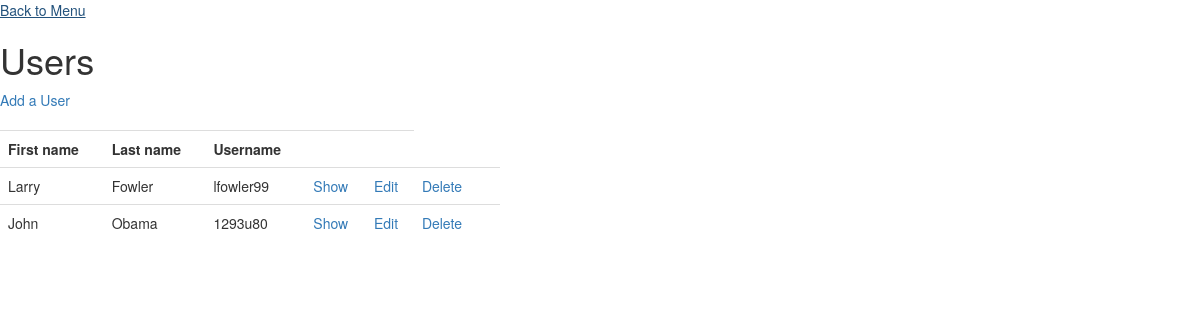
The app's page /public/staff/users/index.php with its own data.
### tables this page shows
CREATE TABLE `users` (
  `id` int(11) NOT NULL,
  `first_name` varchar(255) DEFAULT NULL,
  `last_name` varchar(255) DEFAULT NULL,
  `email` varchar(255) DEFAULT NULL,
  `username` varchar(255) DEFAULT NULL,
  `created_at` datetime DEFAULT NULL
);

### private/query_functions.php (called while the page is built, shortened)
<?php
  function find_all_users() {
    global $db;
    $sql = "SELECT * FROM users ";
    $sql .= "ORDER BY last_name ASC, first_name ASC;";
    $users_result = db_query($db, $sql);
    return $users_result;
  }
?>

### private/database.php (called while the page is built, shortened)
<?php
  function db_query($connection, $sql) {
    $result_set = mysqli_query($connection, $sql);
    return $result_set;
  }
  function db_fetch_assoc($result_set) {
    return mysqli_fetch_assoc($result_set);
  }
?>

### public/staff/users/index.php (the view, shortened to what this page needs)
<?php include(SHARED_PATH . '/header.php'); ?>
<div id="main-content">
  <a href="../index.php">Back to Menu</a><br />
  <h1>Users</h1>
  <a href="new.php">Add a User</a><br />
  <br />
  <?php
    $users_result = find_all_users();
    echo "<table id=\"users\" style=\"width: 500px;\" class =\"table table-sm\">";
    echo "<tr>";
    echo "<th>First name</th>";
    echo "<th>Last name</th>";
    echo "<th>Username</th>";
    echo "<th></th>";
    echo "<th></th>";
    echo "</tr>";
    while($user = db_fetch_assoc($users_result)) {
      echo "<tr>";
      echo "<td>" . $user['first_name'] . "</td>";
      echo "<td>" . $user['last_name'] . "</td>";
      echo "<td>" . $user['username'] . "</td>";
      echo "<td>";
      echo "<a href=\"show.php?id=" . $user['id'] . "\">Show</a>";
      echo "</td>";
      echo "<td>";
      echo "<a href=\"edit.php?id=" . $user['id'] . "\">Edit</a>";
      echo "</td>";
      echo "<td>";
      echo "<a href=\"delete.php?id=" . $user['id'] . "\">Delete</a>";
      echo "<td>";
      echo "</tr>";
    }
    echo "</table>";
  ?>
</div>
<?php include(SHARED_PATH . '/footer.php'); ?>

### records on screen
users: first_name "Larry", last_name "Fowler", username "lfowler99"
users: first_name "John", last_name "Obama", username "1293u80"
